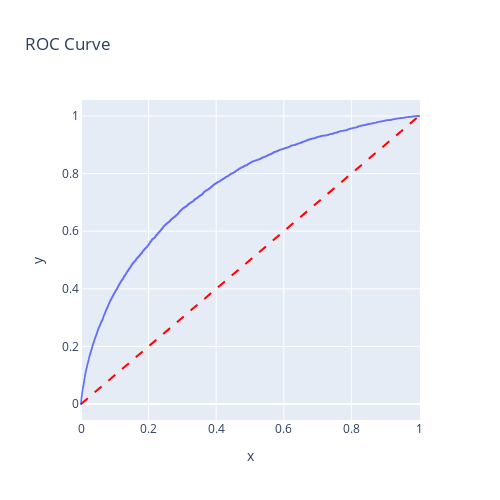

Notebook code for this chart:
### Markdown cell above
# **[#3] Evaluating feature importance**

### Code cell
#plot the ROC curve
fig = px.line(x=fpr, y=tpr, title='ROC Curve', width=500,height=500,)
fig.add_shape(type="line", x0=0, y0=0, x1=1, y1=1, line=dict(color="Red", dash="dash"))
fig.show()

### Figure 1 — Plotly figure (JSON) as saved in the notebook; plotly's stock layout.template omitted (floating-point values rounded to 4 significant figures; data arrays with more than 128 entries replaced by an {"elided": "..."} marker saying what was removed)
{"data": [{"hovertemplate": "x=%{x}<br>y=%{y}<extra></extra>", "legendgroup": "", "line": {"color": "#636efa", "dash": "solid"}, "marker": {"symbol": "circle"}, "mode": "lines", "name": "", "showlegend": false, "type": "scattergl", "x": {"elided": "8605 float values"}, "xaxis": "x", "y": {"elided": "8605 float values"}, "yaxis": "y"}], "layout": {"height": 500, "legend": {"tracegroupgap": 0}, "shapes": [{"line": {"color": "Red", "dash": "dash"}, "type": "line", "x0": 0, "x1": 1, "y0": 0, "y1": 1}], "title": {"text": "ROC Curve"}, "width": 500, "xaxis": {"anchor": "y", "domain": [0, 1], "title": {"text": "x"}}, "yaxis": {"anchor": "x", "domain": [0, 1], "title": {"text": "y"}}}}
